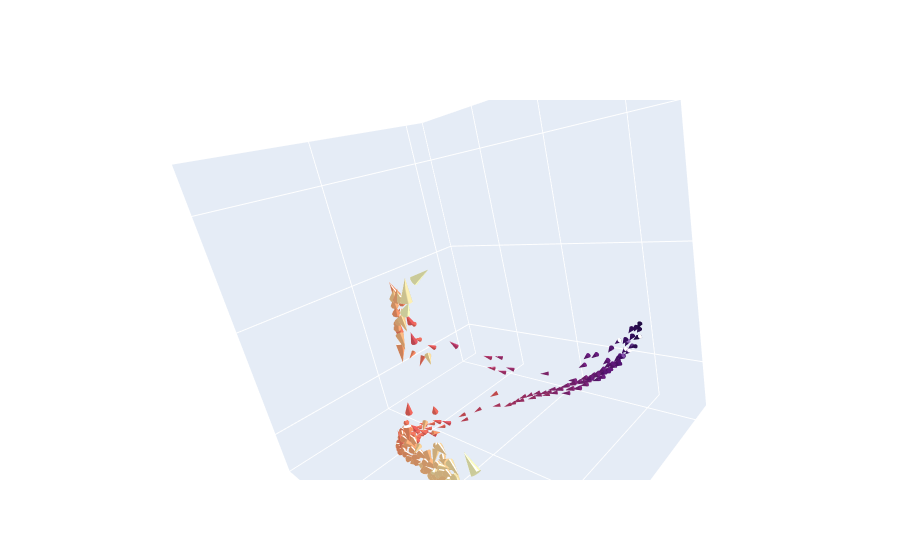

Here is the notebook cell this chart was saved with:
### Markdown cell above
### Make cone plots

### Code cell
x = np.linspace(0, 1, 100)
c = sample_colorscale('magma', list(x))

pert = "wik"#, "gdf3", 'TGFB-i', "tbxta"]
# c = "magma"#, "Reds", "Purples", "Greens"]

# size_ref_vec = np.linspace(1, 4.5, 50).tolist() + 40*[4.5]
# cmax = 9
angle_vec = np.linspace(5.51, 2*np.pi + 5.51, 50)
cone_path = os.path.join(figure_path, "cone_frames_wt_magma", "")
if not os.path.isdir(cone_path):
    os.makedirs(cone_path)

# times_to_plot = np.linspace(18, 56, 50)
# times_to_plot[-1] = 72


# for t, time in enumerate(tqdm(times_to_plot, "Generating cone plots....")):
df = cluster_df.copy()#.loc[cluster_df["master_perturbation"]==pert,:]

df.loc[cluster_df["master_perturbation"]!=pert,["dZ_norm"]] = 0
df.loc[cluster_df["master_perturbation"]!=pert,["dY_norm"]] = 0
df.loc[cluster_df["master_perturbation"]!=pert,["dX_norm"]] = 0

# n=10
# dist_mat = sklearn.metrics.pairwise_distances(df.loc[:, ["X", "Y", "Z"]].to_numpy())
# dist_mat_sorted = np.sort(dist_mat, axis=1)
# local_density = np.mean(dist_mat_sorted[:, 1:n+1], axis=1)

# df["dX_norm2"] = np.divide(df["dX_norm"], local_density)
# df["dY_norm2"] = np.divide(df["dY_norm"], local_density)
# df["dZ_norm2"] = np.divide(df["dZ_norm"], local_density)

fig = go.Figure()

fig.update_layout(scene = dict(
                xaxis_title='',
                yaxis_title='',
                zaxis_title='',
                xaxis = dict(showticklabels=False),
                yaxis = dict(showticklabels=False),
                zaxis = dict(showticklabels=False)))

angle = angle_vec[0]
za = 0.2
vec = np.asarray([math.cos(angle), math.sin(angle), za])
vec = vec*2
camera = dict(
eye=dict(x=vec[0], y=vec[1], z=vec[2]))
    
lim_scene =  dict(
                xaxis = dict(nticks=4, range=[-2, 12],),
                yaxis = dict(nticks=4, range=[-10, 12],),
                zaxis = dict(nticks=4, range=[-7.5, 10],),)

fig.update_layout(scene_camera=camera, scene_dragmode='orbit')
    #define the trace for triangle sides
cones = go.Cone(
    x=df["Z"],
    y=df["X"],
    z=df["Y"],
    u=df["dZ_norm"],
    v=df["dX_norm"],
    w=df["dY_norm"],
    colorscale="magma",
    sizemode="absolute",
    sizeref=4.5, 
    # cauto=True,
    cmin=0.8,
    cmax=2,
    # anchor="tip",
    showscale=False,
lighting_specular=2)
    
fig.add_trace(cones)
# fig.update_layout(
# autosize=False,
# width=1500,
# height=1500)
fig.update_layout(scene=lim_scene)

fig = make_rotating_figure(fig, angle_vec[:2], cone_path)
# fig.write_image(os.path.join(figure_path, "cone_cb.png"), scale=3)


fig.show()

### Figure 1 — Plotly figure (JSON) as saved in the notebook; plotly's stock layout.template omitted (floating-point values rounded to 4 significant figures; data arrays with more than 128 entries replaced by an {"elided": "..."} marker saying what was removed)
{"data": [{"cmax": 2, "cmin": 0.8, "colorscale": [[0, "#000004"], [0.1111, "#180f3d"], [0.2222, "#440f76"], [0.3333, "#721f81"], [0.4444, "#9e2f7f"], [0.5556, "#cd4071"], [0.6667, "#f1605d"], [0.7778, "#fd9668"], [0.8889, "#feca8d"], [1, "#fcfdbf"]], "lighting": {"specular": 2}, "showscale": false, "sizemode": "absolute", "sizeref": 4.5, "type": "cone", "u": {"elided": "1113 float values"}, "v": {"elided": "1113 float values"}, "w": {"elided": "1113 float values"}, "x": {"elided": "1113 float values"}, "y": {"elided": "1113 float values"}, "z": {"elided": "1113 float values"}}], "layout": {"autosize": true, "scene": {"aspectmode": "auto", "aspectratio": {"x": 1.049, "y": 0.9486, "z": 1.005}, "camera": {"center": {"x": 0, "y": 0, "z": 0}, "eye": {"x": 0.3677, "y": -0.8277, "z": -1.011}, "projection": {"type": "perspective"}, "up": {"x": 0.9363, "y": 0.3467, "z": 0.05663}}, "dragmode": "orbit", "xaxis": {"nticks": 4, "range": [-2, 12], "showticklabels": false, "title": {"text": ""}, "type": "linear"}, "yaxis": {"nticks": 4, "range": [-10, 12], "showticklabels": false, "title": {"text": ""}, "type": "linear"}, "zaxis": {"nticks": 4, "range": [-7.5, 10], "showticklabels": false, "title": {"text": ""}, "type": "linear"}}}}
